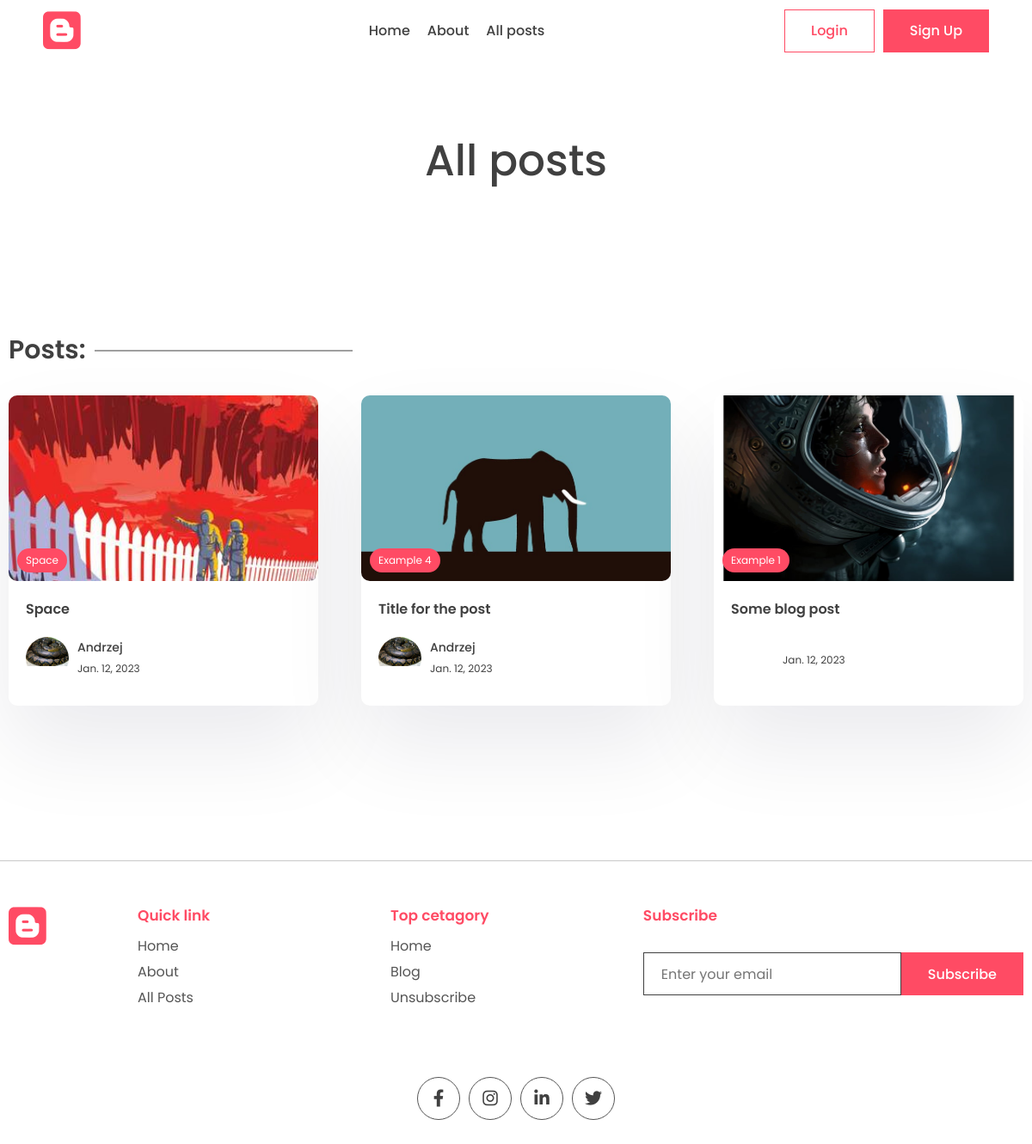
Page /all-posts on the earlier database version.
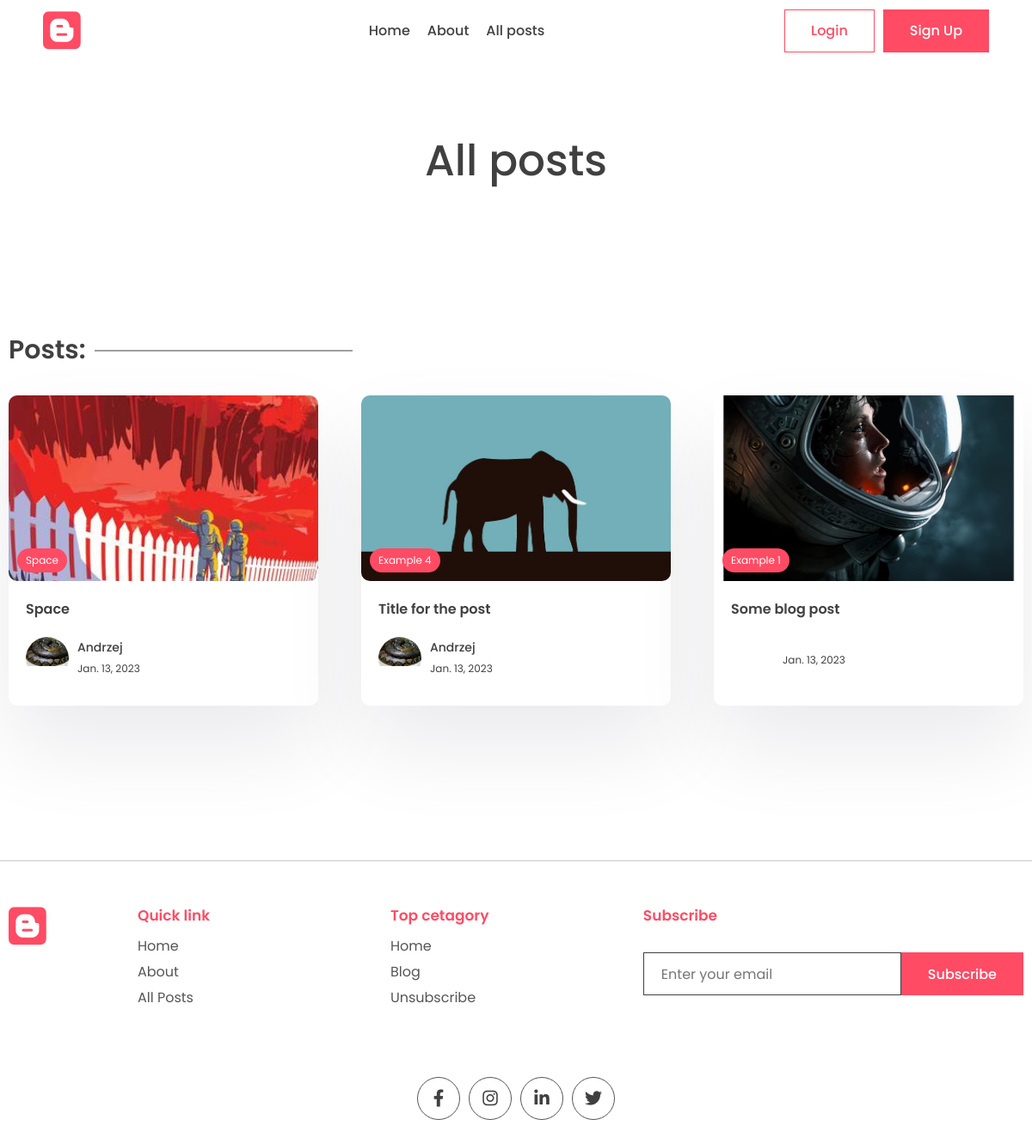
Same page on the later database version.
### app/models.py (models this page shows, shortened)
class Post(models.Model):
    title = models.CharField(max_length=200)
    content = tinymce_models.HTMLField()
    last_updated = models.DateTimeField(auto_now=True)
    slug = models.SlugField(max_length=200, unique=True)
    image = models.ImageField(upload_to="images/", default="images/no_image.jpg")
    view_count = models.IntegerField(null=True, blank=True)
    is_featured = models.BooleanField(default=False)
    likes = models.ManyToManyField(User, related_name="blog_post")
    tags = models.ManyToManyField(Tag, related_name="post")
    author = models.ForeignKey(User, on_delete=models.CASCADE, null=True, blank=True)

class Tag(models.Model):
    name = models.CharField(max_length=100)
    description = models.CharField(max_length=100)
    slug = models.SlugField(max_length=200, unique=True)

class Profile(models.Model):
    user = models.OneToOneField(User, on_delete=models.CASCADE)
    profile_image = models.ImageField(null=True, blank=True, upload_to="images/")
    slug = models.SlugField(max_length=200, unique=True)
    bio = models.CharField(max_length=200)

### app/views.py (the view)
# urls.py: path("all-posts", views.all_posts_page, name="all_posts"),
def all_posts_page(request):
    posts = Post.objects.all().order_by("-last_updated")
    context = {"posts": posts}
    return render(request, "app/all_posts.html", context)

### app/templates/app/all_posts.html (shortened to what this page needs)
{% extends 'base.html' %}
{% block content %}
<main class="sp">
    <div class="container">
        <center>
            <div class="typo">
                <h1 class="title">All posts</h1>
            </div>
        </center>
    </div>
</main>
<section class="sp">
    <div class="container">
        <h1 class="sec-title">Posts:</h1>
        <div class="grid-3">
            {% for post in posts %}
            <a href="{% url 'post_page' post.slug %}">
                <div class="card">
                    <div class="post-img">
                        {% if post.image %}
                        <img src="{{post.image.url}}" alt="" />
                        {% endif %}
                        <div class="tag">{{post.tags.all.0.name}}</div>
                    </div>
                    <div class="card-content">
                        <h3>
                            {{post.title}}
                        </h3>
                        <div class="author">
                            <div class="profile-pic">
                                <img src="{{post.author.profile.profile_image.url}}" alt="" />
                            </div>
                            <div class="details">
                                <p>{{post.author.first_name}}</p>
                                <small>{{post.last_updated|date}}</small>
                            </div>
                        </div>
                    </div>
                </div>
            </a>
            {% endfor %}
        </div>
    </div>
</section>
{% endblock content %}

### templates/base.html (shortened to what this page needs)
{% load static %}
<!DOCTYPE html>
<html lang="en">
<head>
  <link rel="stylesheet" href="{% static 'app/style.css' %}" />
  <link rel="stylesheet" href="https://unicons.iconscout.com/release/v2.1.6/css/unicons.css" />
  <link rel="stylesheet" href="https://cdnjs.cloudflare.com/ajax/libs/font-awesome/6.1.1/css/all.min.css"
 />
</head>
<body>
  <header>
    <div class="container container-fluid">
      <a class="logo" href="{% url 'index' %}">
        <i class="fa-brands fa-blogger"></i>
      </a>
      <div class="links">
        <a href="{% url 'index' %}">Home</a>
        <a href="{% url 'about' %}">About</a>
        <a href="{% url 'all_posts' %}">All posts</a>
      </div>
      <div class="action-btn">
        {% if not request.user.is_authenticated %}
        <a href="{% url 'login' %}">
          <button class="btn btn-scoundary">Login</button>
        </a>
        <a href="{% url 'signup' %}">
          <button class="btn btn-primary">Sign Up</button>
        </a>
        {% else %}
        <a href="{% url 'logout' %}">
          <button class="btn btn-scoundary" id="logout_id">Logout</button>
        </a>
        {% endif %}
      </div>
    </div>
  </header>
  {% block content %}
  {% endblock content %}
  <footer>
    <div class="container">
      <div class="grid-4">
        <div class="logo f-logo">
          <i class="fa-brands fa-blogger"></i>
        </div>
        <div class="link">
          <h2>Quick link</h2>
          <div class="q-link">
            <a href="{% url 'index' %}">Home</a>
            <a href="{% url 'about' %}">About</a>
            <a href="">All Posts</a>
          </div>
        </div>
        <div class="link">
          <h2>Top cetagory</h2>
          <div class="q-link">
            <a href="#">Home</a>
            <a href="#">Blog</a>
            <a href="#">Unsubscribe</a>
          </div>
        </div>
        <div class="news-signup">
          <h2>Subscribe</h2>
          <div class="newsletter">
            <form method="POST">
              <input type="email" name="email" maxlength="100" placeholder="Enter your email" required=""
                id="id_email" />
              <button class="btn btn-primary">Subscribe</button>
            </form>
          </div>
        </div>
      </div>
      <div class="share">
        <div class="social">
          <a href="#">
            <i class="fa-brands fa-facebook-f"></i>
          </a>
          <a href="#">
            <i class="fa-brands fa-instagram"></i>
          </a>
          <a href="#">
            <i class="fa-brands fa-linkedin-in"></i>
          </a>
          <a href="#">
            <i class="fa-brands fa-twitter"></i>
          </a>
        </div>
      </div>
    </div>
  </footer>
</body>
</html>

### app/static/app/style.css (style rules this page uses)
* { margin: 0; padding: 0; box-sizing: border-box; text-decoration: none; border: none; outline: none; list-style: none; font-family: "Poppins", sans-serif; color: var(--black); }
:root { --red: #ff4b64; --black: #404040; --des: #555555; --shadow: #ffffff1a 0px 1px 1px 0px inset, #32325d40 0px 50px 100px -20px, #0000004d 0px 30px 60px -30px; --shadow2: rgba(17, 12, 46, 0.084) 0px 48px 100px 0px; }
html { font-size: 62.5%; }
[class*="grid"] { display: grid; }
img { width: 100%; }
.container { max-width: 1220px; margin: auto; padding: 0 10px; }
.container-fluid { max-width: 100%; padding: 0 5rem; }
p, a { font-size: 1.6rem; color: var(--des); }
input, textarea { font-size: 1.6rem; color: var(--black); }
header { padding: 1rem 0; position: fixed; width: 100%; z-index: 99999; background: white; top: 0rem; }
header .container { display: flex; align-items: center; justify-content: space-between; }
.logo { width: 20rem; }
.logo i { font-size: 5rem; color: var(--red); }
.btn { cursor: pointer; height: 5rem; padding: 0 3rem; font-size: 1.6rem; font-weight: 500; border: 1px solid var(--red); display: flex; align-items: center; justify-content: center; gap: 1rem; }
.btn-primary { background: var(--red); color: white; }
.btn-scoundary { background: transparent; color: var(--red); }
.action-btn, .links { display: flex; align-items: center; gap: 1rem; }
.links { gap: 2rem; }
.links a { color: var(--black); font-size: 1.6rem; font-weight: 500; }
.typo { width: 50%; margin-top: 5rem; }
.title { font-size: 5rem; font-weight: 500; }
.newsletter form { display: flex; align-items: center; justify-content: center; margin-top: 3rem; }
.newsletter input { border: 1px solid var(--black); height: 5rem; width: 30rem; padding: 0 2rem; }
.sp { padding: 8rem 0; }
.post-img { height: 40rem; width: 100%; overflow: hidden; border-radius: 1rem; }
.post-img img { height: 100%; object-fit: cover; object-position: center; }
.sec-title { font-size: 3rem; font-weight: 600; position: relative; width: fit-content; margin-bottom: 3rem; }
.sec-title::after { content: ""; position: absolute; right: -31rem; height: 1px; width: 30rem; background: var(--black); top: 50%; transform: translateY(-50%); }
.grid-3 { grid-template-columns: repeat(3, 1fr); gap: 5rem; }
.grid-4 { grid-template-columns: repeat(3, 1fr); gap: 5rem; }
.card { background: white; box-shadow: var(--shadow2); border-radius: 1rem; cursor: pointer; transition: 0.3s; }
.post-img { position: relative; }
.tag { position: absolute; bottom: 1rem; left: 1rem; background: var(--red); color: white; border-radius: 5rem; padding: 0.5rem 1rem; font-size: 1.2rem; }
.card-content { padding: 2rem; padding-bottom: 3rem; }
.card h3 { font-size: 1.6rem; font-weight: 600; }
.card .post-img { width: 100%; height: unset; aspect-ratio: 1/0.6; }
.author { display: flex; align-items: center; gap: 1rem; margin-top: 2rem; }
.profile-pic { width: 5rem; aspect-ratio: 1/1; border-radius: 50%; overflow: hidden; }
.author p { color: var(--black); font-weight: 500; font-size: 1.4rem; }
.author small { color: var(--black); font-size: 1.2rem; }
.grid-4 { grid-template-columns: 1fr 3fr 3fr auto; align-items: flex-start; }
.logo { width: 10rem; }
.q-link { display: flex; justify-content: space-around; flex-direction: column; gap: 0.5rem; margin-top: 1rem; }
.link h2, .news-signup h2 { color: var(--red); font-weight: 600; font-size: 1.7rem; }
.news-signup .newsletter { margin-top: 1.5rem; }
footer { padding: 5rem 0; margin-top: 5rem; }
footer .container { border-top: 1px solid #00000036; padding-top: 5rem; }
.share { width: fit-content; margin: auto; margin-top: 8rem; }
.social { display: flex; align-items: center; gap: 1rem; }
.social a { width: 5rem; aspect-ratio: 1/1; border-radius: 50%; border: 1px solid var(--des); display: flex; align-items: center; justify-content: center; transition: 0.3s; }
.social i { color: var(--black); font-size: 2rem; transition: 0.3s; }
main { padding-top: 10rem !important; }
.post-img { width: 100%; height: 500px; }

Differences in the rows shown:
changed Post "Space": last_updated "Jan. 12, 2023" → "Jan. 13, 2023"
changed Post "Title for the post": last_updated "Jan. 12, 2023" → "Jan. 13, 2023"
changed Post "Some blog post": last_updated "Jan. 12, 2023" → "Jan. 13, 2023"
